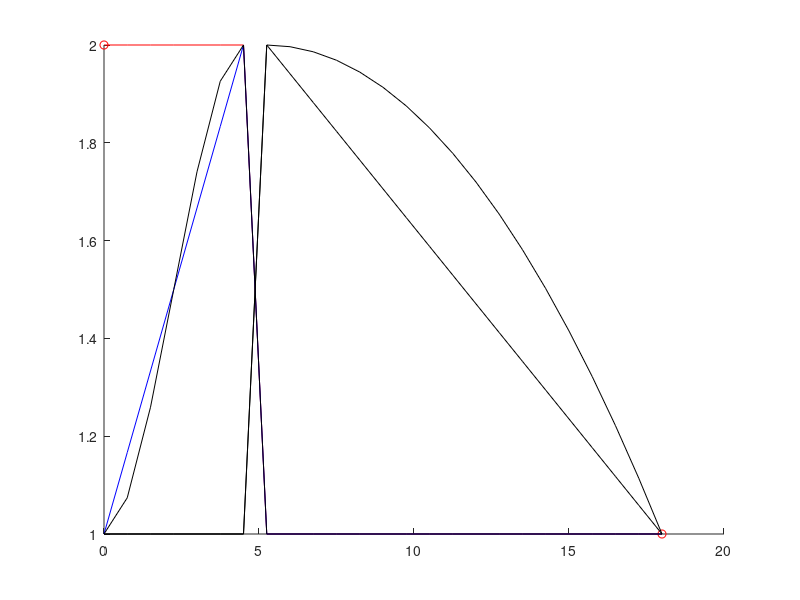

This chart was generated by the following MATLAB code:
t1 = 2;
t2 = 1;
Nsec = 25;
yend = 18;
x = linspace(0,yend,Nsec);
xcr=5;

figure;hold on;
plot([0,yend],[t1,t2],'ro');

% % Linear
% A_l = (t2-t1)/yend;
% B_l = t1*ones(size(x));
% y_1 = A_l*x + B_l;
% plot(x,y_1,'b-');
% 
% % Quadratic
% A_q = 0.001;
% B_q = A_l - A_q*yend;
% C_q = B_l;
% y_2 = A_q*x.^2 + B_q*x + C_q; 
% plot(x,y_2,'g-');
% 
% % Cubic
% A_c = 0.00009;
% B_c = -0.004;
% C_c = A_l - A_c*yend^2 - B_c*yend;
% D_c = B_l;
% y_3 = A_c*x.^3 + B_c*x.^2 + C_c*x + D_c; 
% plot(x,y_3,'k-');
% 
% 
% % Quadratic 2
% A_q2=4*A_l/yend;
% B_q2=-4*A_l;
% C_q2=A_l*yend+B_l;
% y_4=A_q2*x.^2 + B_q2*x + C_q2; 
% plot(x,y_4,'r-');


% % test
% yt=0.1*y_1+0.4*y_2+0.2*y_3+0.3*y_4;
% 
% plot(x,yt,'b--')

%% long shape


% conshape=ones(1,20);
% linearshape=1-(0.05:0.05:1);
% 
% mlinear=-1*linearshape+1;%another linear shape
% 
% % quadraticshape=((0.1:0.1:1)-1).*(2*(0.1:0.1:1)-1);
% quadraticshape=-1*(0.05:0.05:1).*(0.05:0.05:1)+1;%quadratic shape
% mquadratic=-1*quadraticshape+1;%another quadratic shape
% 
% for iiii=1:10000
% shape1=xt12(iiii,1)*conshape+xt12(iiii,2)*linearshape+xt12(iiii,3)*quadraticshape+xt12(iiii,4)*mlinear+xt12(iiii,5)*mquadratic;
% 
%  
% 
% shape2=xt12(iiii,6)*conshape+xt12(iiii,7)*linearshape+xt12(iiii,8)*quadraticshape+xt12(iiii,9)*mlinear+xt12(iiii,10)*mquadratic;

%% my shapes

% inboard - flat
[~,ind_i]=find(x<xcr);
[~,ind_o]=find(x>xcr);

y_in_f=ones(1,length(x));
y_in_f(ind_i)=y_in_f(ind_i)*t1;
y_in_f(ind_o)=y_in_f(ind_o)*t2;

plot(x,y_in_f,'r-')

% inboard - linear increase

y_in_l=ones(1,length(x));
A_in_l=(t1-t2)/x(ind_i(end));

y_in_l(ind_i)=x(ind_i)*A_in_l+t2;
y_in_l(ind_o)=t2;

plot(x,y_in_l,'b-')

% inboard - cubic increase 

y_in_c=ones(1,length(x));
B_i_c=3*(t1-t2)/x(ind_i(end))^2;
A_i_c=-2*B_i_c/(3*x(ind_i(end)));

C_i_c=0;
D_i_c=t2;

y_in_c(ind_i)=A_i_c*x(ind_i).^3 + B_i_c*x(ind_i).^2 + C_i_c*x(ind_i) + D_i_c;
y_in_c(ind_o)=t2;

plot(x,y_in_c,'k-')

% outboard - linear drop 

x1=x(ind_o(1));
x2=x(ind_o(end));

A_o_l=(t2-t1)/(x2-x1);
B_o_l=t2-A_o_l*x2;

y_out_l(ind_i)=t2;
y_out_l(ind_o)=A_o_l*x(ind_o)+B_o_l;

plot(x,y_out_l,'k-')

% outboard - quadratic drop 
A_o_q=(t2-t1)/(x2-x1)^2;
B_o_q=t1;

y_out_q(ind_i)=t2;
y_out_q(ind_o)=A_o_q*(x(ind_o)-x1).^2+B_o_q;

plot(x,y_out_q,'k-')

